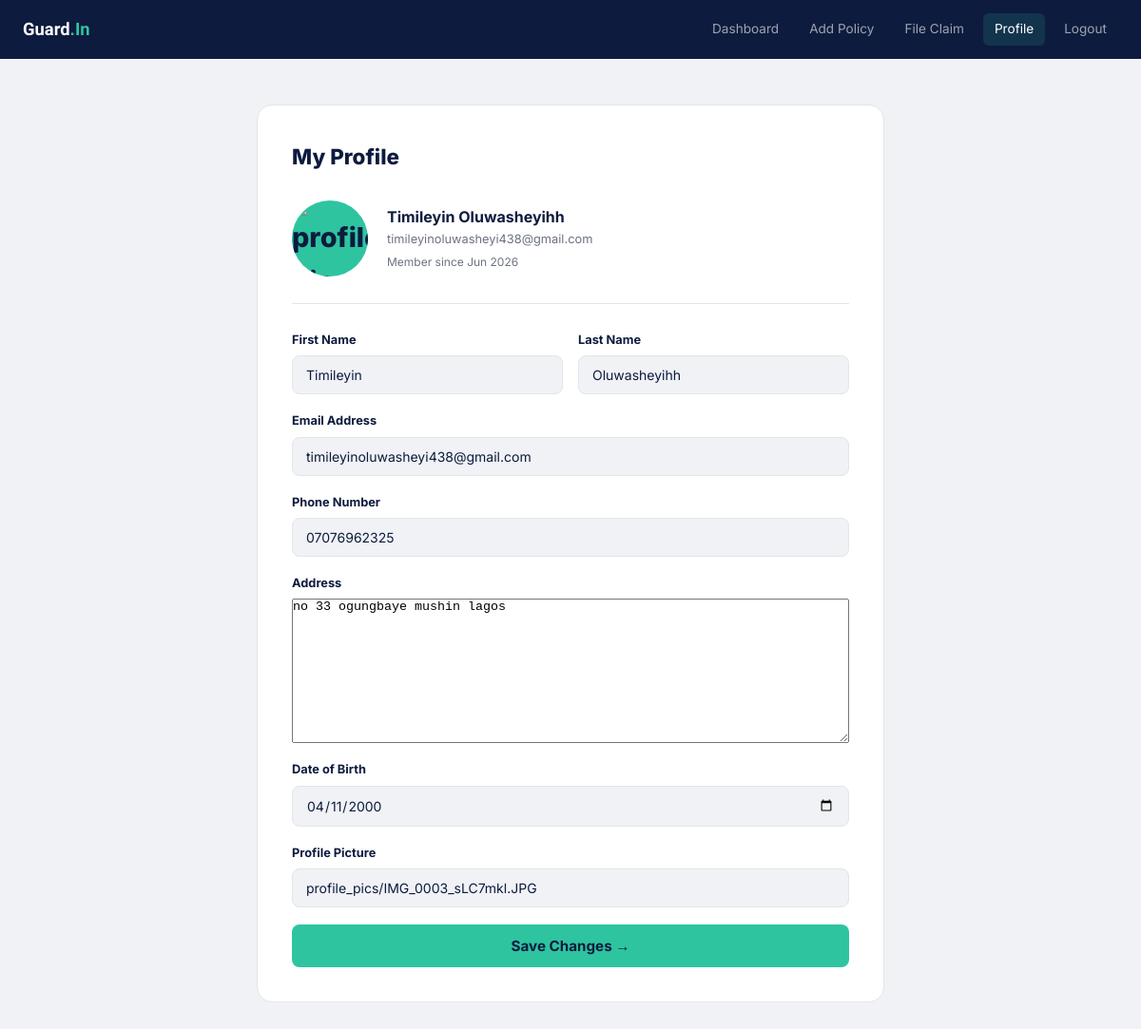
The app's page /profile/ (signed in), older data.
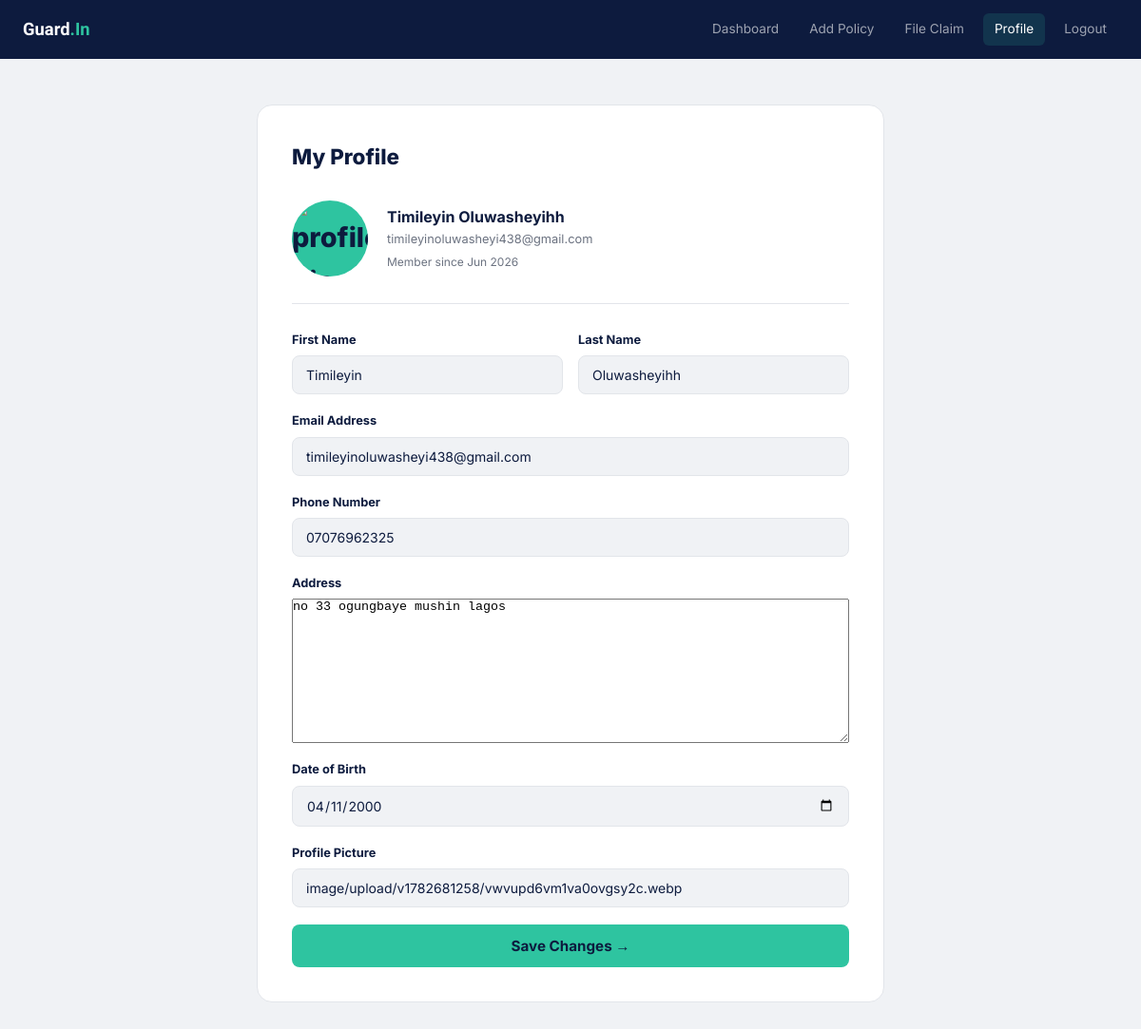
The same page, newer data.
### insurance/models.py (models this page shows, shortened)
class UserProfile(models.Model):
    user = models.OneToOneField(User, on_delete=models.CASCADE)
    phone = models.CharField(max_length=20, blank=True)
    address = models.TextField(blank=True)
    profile_picture = CloudinaryField('image', blank=True, null=True)
    date_of_birth = models.DateField(null=True, blank=True)

### insurance/views.py (the view)
# urls.py: path('profile/', views.profile, name='profile'),
@login_required(login_url='/login/')
def profile(request):
    profile, _ = UserProfile.objects.get_or_create(user=request.user)
    if request.method == 'POST':
        form = ProfileUpdateForm(
            request.POST,
            request.FILES,
            instance=profile,
            user=request.user
        )
        if form.is_valid():
            request.user.first_name = form.cleaned_data.get('first_name', '')
            request.user.last_name = form.cleaned_data.get('last_name', '')
            request.user.email = form.cleaned_data.get('email', '')
            request.user.save()
            form.save()
            messages.success(request, 'Profile updated successfully!')
            return redirect('profile')
        else:
            print(form.errors)
    else:
        form = ProfileUpdateForm(instance=profile, user=request.user)
    return render(request, 'insurance/profile.html', {
        'form': form,
        'profile': profile
    })

### insurance/forms.py
class ProfileUpdateForm(forms.ModelForm):
    first_name = forms.CharField(max_length=30, required=False)
    last_name = forms.CharField(max_length=30, required=False)
    email = forms.EmailField(required=False)
    class Meta:
        model = UserProfile
        fields = ['phone', 'address', 'date_of_birth', 'profile_picture']
        widgets = {
            'date_of_birth': forms.DateInput(attrs={'type': 'date'}),
        }
    def __init__(self, *args, **kwargs):
        user = kwargs.pop('user', None)
        super().__init__(*args, **kwargs)
        if user:
            self.fields['first_name'].initial = user.first_name
            self.fields['last_name'].initial = user.last_name
            self.fields['email'].initial = user.email

### insurance/templates/insurance/profile.html (shortened to what this page needs)
{% extends 'insurance/base.html' %}
{% load static %}
{% block we %}
<div class="top-bar">
  <a href="{% url 'home' %}" class="logo">Guard<em>.In</em></a>
  <div class="top-bar-nav">
    <a href="{% url 'dashboard' %}">Dashboard</a>
    <a href="{% url 'add_policy' %}">Add Policy</a>
    <a href="{% url 'file_claim' %}">File Claim</a>
    <a href="{% url 'profile' %}" class="active">Profile</a>
    <a href="{% url 'logout' %}">Logout</a>
  </div>
</div>
<div class="form-wrap">
  <div class="form-card">
    <div class="form-title"> My Profile</div>
    <div class="profile-pic-section">
      <div class="avatar-big">
        {% if profile.profile_picture %}
          <img src="{{ profile.profile_picture.url }}" alt="profile pic">
        {% else %}
          {{ request.user.first_name|first|upper|default:request.user.username|first|upper }}
        {% endif %}
      </div>
      <div>
        <div style="font-weight:700;color:#0d1b3e;font-size:1rem">
          {{ request.user.first_name }} {{ request.user.last_name }}
        </div>
        <div style="color:#6b7280;font-size:0.8rem">{{ request.user.email }}</div>
        <div style="color:#6b7280;font-size:0.75rem;margin-top:4px">
          Member since {{ request.user.date_joined|date:"M Y" }}
        </div>
      </div>
    </div>
    <form method="POST" enctype="multipart/form-data">
      <div class="form-row">
        <div class="form-group">
          <label>First Name</label>
          {{ form.first_name }}
        </div>
        <div class="form-group">
          <label>Last Name</label>
          {{ form.last_name }}
        </div>
      </div>
      <div class="form-group">
        <label>Email Address</label>
        {{ form.email }}
      </div>
      <div class="form-group">
        <label>Phone Number</label>
        {{ form.phone }}
      </div>
      <div class="form-group">
        <label>Address</label>
        {{ form.address }}
      </div>
      <div class="form-group">
        <label>Date of Birth</label>
        {{ form.date_of_birth }}
      </div>
      <div class="form-group">
        <label>Profile Picture</label>
        {{ form.profile_picture }}
      </div>
      <button class="btn-teal" type="submit">Save Changes →</button>
    </form>
  </div>
</div>
{% endblock %}

### insurance/templates/insurance/base.html (shortened to what this page needs)
{% load static %}
<!DOCTYPE html>
<html lang="en">
<head>
  <link rel="stylesheet" href="{% static "insurance/css/style.css" %}">
</head>
<body>
  {% block we %}{% endblock %}
</body>
</html>

### insurance/static/insurance/css/style.css (style rules this page uses)
:root { --navy: #1B2533; --navy-soft: #232E40; --navy-700: #2C394E; --bg: #F1F2F5; --surface: #FFFFFF; --surface-alt: #E9EBF0; --border: #E1E4EA; --muted: #6B7686; --teal: #1FD1B8; --green: #3DDC84; --gradient: linear-gradient(135deg, var(--teal) 0%, var(--green) 100%); --blue: #4F8EF7; --font-display: 'Sora', sans-serif; --font-body: 'Inter', sans-serif; --radius-lg: 28px; --radius-md: 18px; --radius-sm: 12px; --radius-pill: 999px; --container: 1200px; }
* { margin: 0; padding: 0; box-sizing: border-box; }
html { scroll-behavior: smooth; }
body { font-family: var(--font-body); background: var(--bg); color: var(--navy); line-height: 1.6; -webkit-font-smoothing: antialiased; }
img, svg { display: block; max-width: 100%; }
a { text-decoration: none; color: inherit; }
button { font-family: inherit; cursor: pointer; border: none; background: none; }
.logo { font-family: var(--font-display); font-size: 22px; font-weight: 700; color: #fff; }
:root { --container: 100%; }

### insurance/templates/insurance/profile.html (style rules this page uses)
*, *::before, *::after { box-sizing: border-box; margin: 0; padding: 0; }
body { font-family: 'Inter', sans-serif; background: #f0f2f5; min-height: 100vh; }
.top-bar { background: #0d1b3e; padding: 14px 24px; display: flex; align-items: center; justify-content: space-between; }
.top-bar .logo { font-family: 'Sora', sans-serif; font-size: 1.15rem; font-weight: 800; color: #fff; text-decoration: none; }
.top-bar .logo em { color: #2ec4a0; font-style: normal; }
.top-bar-nav { display: flex; gap: 8px; }
.top-bar-nav a { color: rgba(255,255,255,0.6); font-size: 0.85rem; text-decoration: none; padding: 6px 12px; border-radius: 6px; transition: all 0.2s; }
.top-bar-nav a:hover, .top-bar-nav a.active { color: #fff; background: rgba(46,196,160,0.15); }
.form-wrap { max-width: 700px; margin: 48px auto; padding: 0 20px 100px; }
.form-card { background: #fff; border-radius: 16px; border: 1.5px solid #e2e5ea; padding: 36px; }
.form-title { font-size: 1.4rem; font-weight: 800; color: #0d1b3e; margin-bottom: 28px; }
.profile-pic-section { display: flex; align-items: center; gap: 20px; margin-bottom: 28px; padding-bottom: 28px; border-bottom: 1px solid #e2e5ea; }
.avatar-big { width: 80px; height: 80px; border-radius: 50%; background: #2ec4a0; color: #0d1b3e; font-size: 1.8rem; font-weight: 800; display: flex; align-items: center; justify-content: center; overflow: hidden; flex-shrink: 0; }
.avatar-big img { width: 100%; height: 100%; object-fit: cover; }
.form-group { display: flex; flex-direction: column; gap: 6px; margin-bottom: 18px; }
.form-group label { font-size: 0.8rem; font-weight: 700; color: #0d1b3e; }
.form-group input { padding: 11px 14px; border: 1.5px solid #e2e5ea; border-radius: 8px; font-family: 'Inter', sans-serif; font-size: 0.875rem; background: #f0f2f5; color: #0d1b3e; outline: none; transition: border 0.2s, background 0.2s; }
.form-row { display: grid; grid-template-columns: 1fr 1fr; gap: 16px; }
.btn-teal { background: #2ec4a0; color: #0d1b3e; border: none; padding: 13px 28px; border-radius: 8px; font-weight: 700; font-size: 0.95rem; cursor: pointer; width: 100%; font-family: 'Inter', sans-serif; transition: background 0.2s; }

Row changes from the older to the newer data that the page shows:
changed UserProfile "no 33 ogungbaye mushin lagos": profile_picture "profile_pics/IMG_0003_sLC7mkl.JPG" → "image/upload/v1782681258/vwvupd6vm1va0ovgsy2c.webp"
